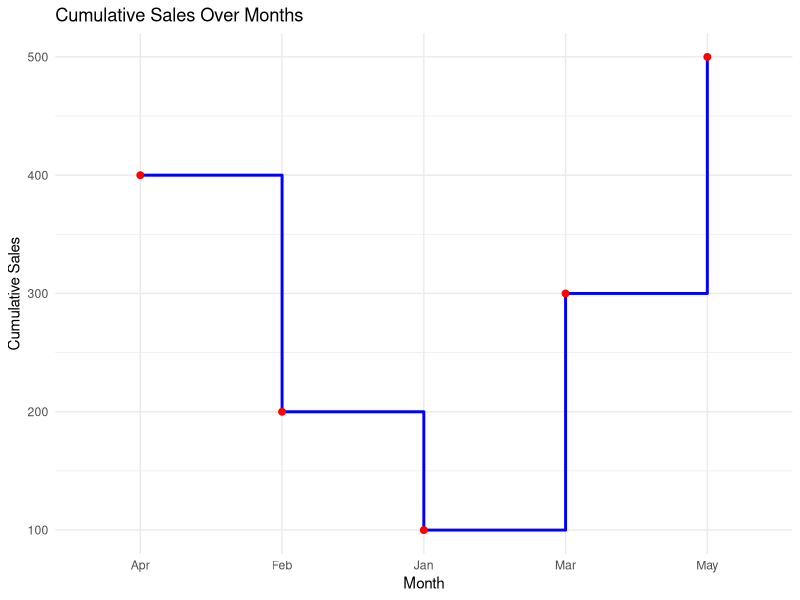

Here is the R script that generated this plot:
# Load necessary library
library(ggplot2)

# Create the dataset
month <- c("Jan", "Feb", "Mar", "Apr", "May")
cumulative_sales <- c(100, 200, 300, 400, 500)
data <- data.frame(month, cumulative_sales)

# Create the step plot
ggplot(data, aes(x = month, y = cumulative_sales, group = 1)) +
  geom_step(color = "blue", size = 1) +
  geom_point(color = "red", size = 2) +
  labs(title = "Cumulative Sales Over Months", x = "Month", y = "Cumulative Sales") +
  theme_minimal()
